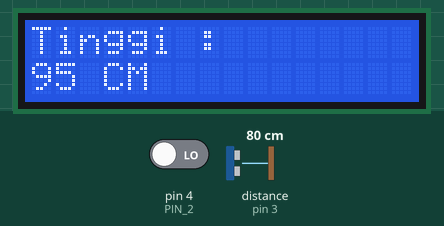
Recording of a sketch running on a simulated Arduino Uno, built with avr-gcc and run on an emulated ATmega328P. Shown: 16×2 character LCD. Wiring (inferred from the names in the program): ultrasonic range finder: trigger pin 2; echo pin 3. The inputs (shaded band) are chosen by the test bench; at power-on: distance to the obstacle (sensor on pin 3) 80 cm, pin 4 (PIN_2) LOW. The echo pulse lasts 58.3 µs per cm; what the sketch prints to the serial monitor is not drawn.

Above: at 2.2 s.
2.3 s: distance to the obstacle (sensor on pin 3) set to 2 cm
At 2.9 s:
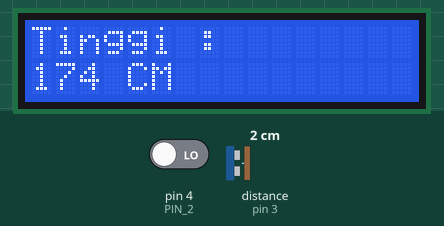
3.8 s: distance to the obstacle (sensor on pin 3) set to 4 cm
At 4.2 s:
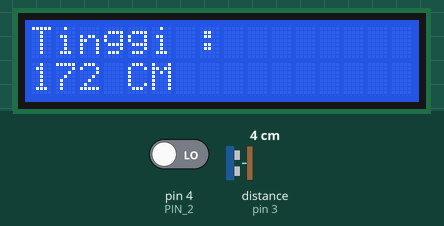
5.3 s: distance to the obstacle (sensor on pin 3) set to 35 cm
At 5.6 s:
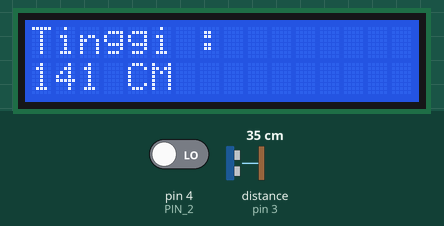
Timing chart, 0 to 8.3 s (numbered marks = the images above; inputs shaded):
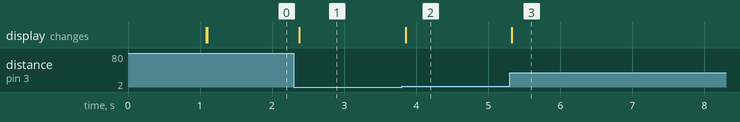

Measured:
- after the input at 2.3 s, the display: changes after 0.08 s (image 1)
- after the input at 3.8 s, the display: changes after 0.05 s (image 2)
- after the input at 5.3 s, the display: changes at once (image 3)

The sketch:

pengukur_tinggi_badan.ino
```cpp
#include <Wire.h>
#include <LiquidCrystal_I2C.h>
#define trigPin 2
#define echoPin 3
const int PIN_2 = 4;

LiquidCrystal_I2C lcd(0x27 ,2,16);
int jarak = 175 ;
int tinggi;
void setup() {
  pinMode (PIN_2, INPUT); //Deklareasi nama alias PIN_2 sebagai inputan
  pinMode(trigPin, OUTPUT);
  pinMode(echoPin, INPUT);
  Serial.begin(9600);
  lcd.begin();
    lcd.setCursor(0,0);
    lcd.print("SISTEM AKTIF");
    delay(1000);
    lcd.clear();
    lcd.setCursor(0,0);
    lcd.print("Tinggi : ");
}
void loop() {
  long duration, gape;
  digitalWrite(trigPin, LOW);
  delayMicroseconds(2);
  digitalWrite(trigPin, HIGH);
  delayMicroseconds(10);
  digitalWrite(trigPin, LOW);
  duration = pulseIn(echoPin, HIGH);
  gape = (duration/2) / 29.0;
  tinggi = jarak - gape;

  if (digitalRead(PIN_2) == HIGH) {
          lcd.setCursor(0,1);
          lcd.print(tinggi);
          Serial.println(tinggi);
          Serial.println(" input HIGH");
          lcd.print(" ");
          lcd.print("CM");
          lcd.print("   ");
          delay(200);

          while (digitalRead(PIN_2) == HIGH){
            delay(100);
            Serial.println(" stop HIGH");
          }

  } else if(digitalRead(PIN_2) == LOW){
          lcd.setCursor(0,1);
          lcd.print(tinggi);
          Serial.println(tinggi);
          Serial.println(" input LOW");
          lcd.print(" ");
          lcd.print("CM");
          lcd.print("   ");
          delay(200);
  }
}
```
